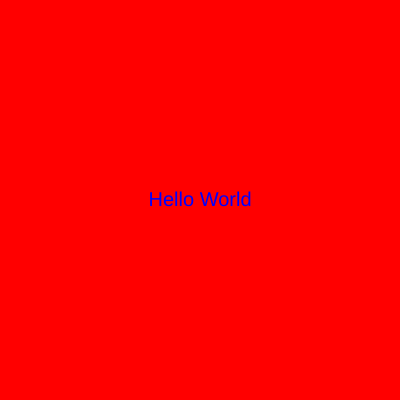
Frame 1 (no input)
Frame 60 (no input): identical to frame 1, image omitted
Frame 120 (the mouse pressed at the canvas centre since frame 60): identical to frame 1, image omitted

The p5.js sketch that drew this single still picture (run headless with seeded random() and noise() and a simulated clock; from frame 60 on, the mouse is pressed at the canvas centre):

// p5.js sketch
// ── sketch.js

function setup() {
  createCanvas(400,400);
}

function draw() 
{
  background("Red");
  textSize (20);
  fill ("blue");
  textAlign(CENTER,CENTER);
  text("Hello World",200,200)
}
